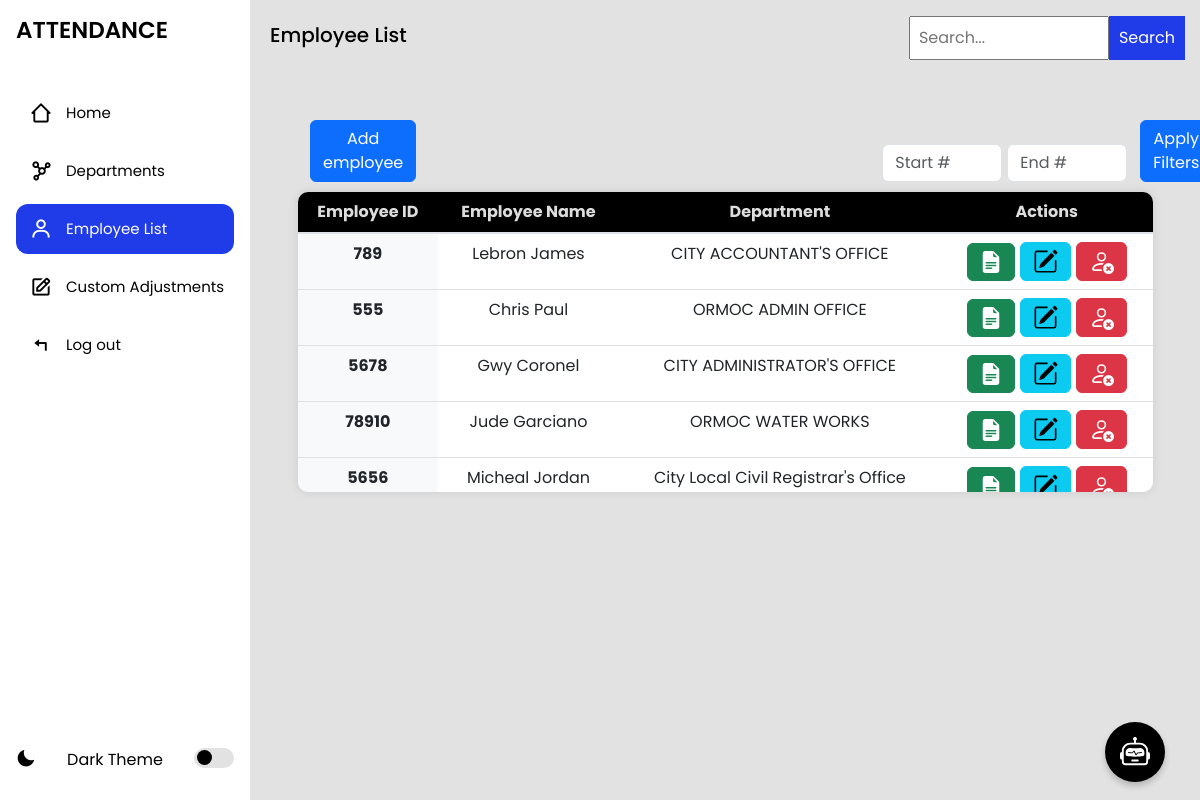
The app's page /employeelist/ (signed in), older data.
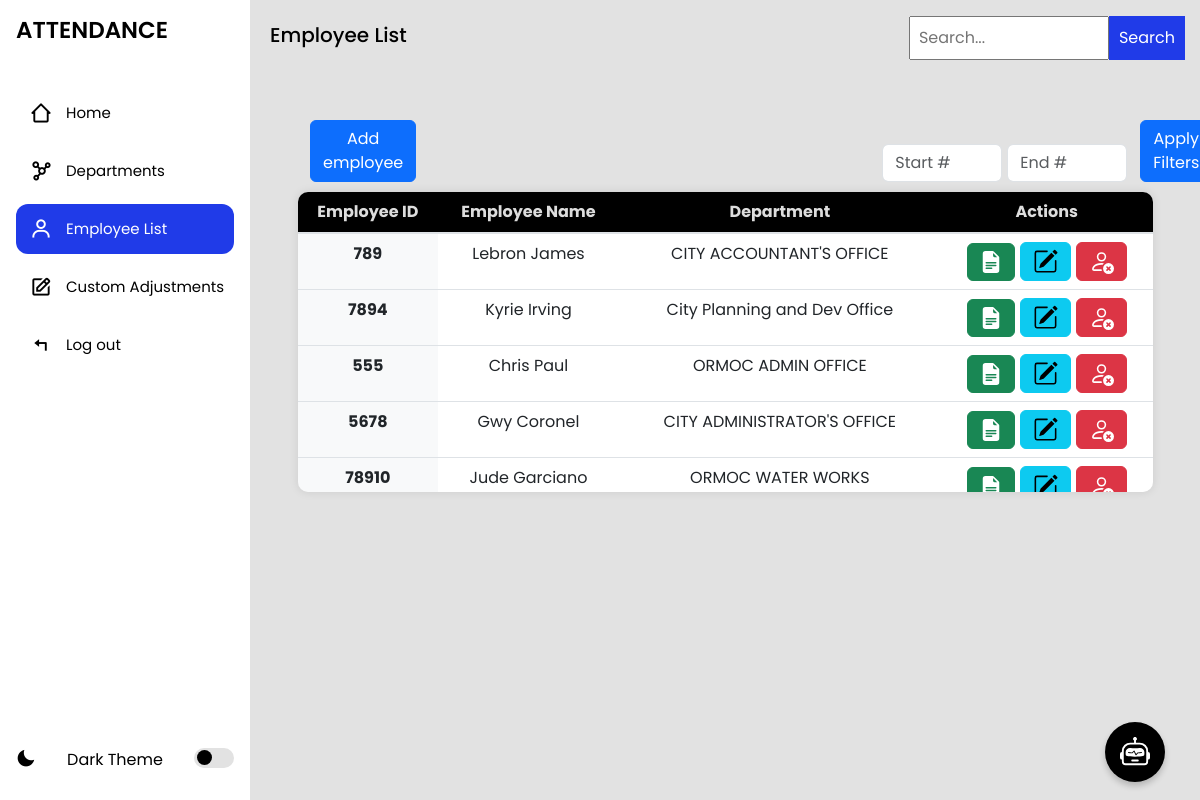
The same page, newer data.
### myapp/models.py (models this page shows, shortened)
class Employee(models.Model):
    employee_id = models.CharField(max_length=100, unique=True)
    first_name = models.CharField(max_length=120)
    last_name = models.CharField(max_length=120)
    username = models.CharField(max_length=100, unique=True, default='defaultuser')
    password = models.CharField(max_length=128, default='defaultpassword')
    department_name = models.ForeignKey(Department, on_delete=models.CASCADE, related_name='employees')
    updated = models.DateTimeField(auto_now=True)
    created = models.DateTimeField(auto_now_add=True)
    class Meta:
        ordering = ['-updated', '-created']

class Department(models.Model):
    name = models.CharField(max_length=100)
    def __str__(self):
        return self.name

### myapp/views.py (the view, shortened to what this page needs)
# urls.py: path('employeelist/', views.employeelist, name='employeelist'),
@login_required
def employeelist(request):
    search_query = request.GET.get('search', '')
    if search_query:
        employees = Employee.objects.filter(
            Q(employee_id__icontains=search_query) |
            Q(first_name__icontains=search_query) |
            Q(last_name__icontains=search_query) |
            Q(department_name__name__icontains=search_query)
        )
    else:
        employees = Employee.objects.all()
    departments = Department.objects.all()  # Fetch departments here
    context = {
        "employees": employees,
        "departments": departments,
    }
    return render(request, 'employeelist.html', context)

### myapp/templates/employeelist.html (shortened to what this page needs)
{% extends 'index.html' %}
{% block content %}
<section class="home">
    <div class="navs d-flex align-items-center justify-content-between">
    <p>Employee List</p>
<form method="GET" action="{% url 'employeelist' %}" class="search-parent">
  <input type="search" name="search" placeholder="Search..." class="search" value="{{ request.GET.search }}" />
  <button type="submit">Search</button>
</form>
</div>
<div class="topButtons">
    <div style="display: flex; align-items: end; justify-content: start;margin-left: 60px;" >
                <button type="button" class="btn btn-primary"
                data-bs-toggle="modal" data-bs-target="#signupModal">
                Add employee
                </button>
</div>
        <form id="filterRangeForm" class="ms-3" >
            <input type="number" min="1" id="startNumber" class="form-control d-inline-block" placeholder="Start #" style="width: 120px;" />
            <input type="number" min="1" id="endNumber" class="form-control d-inline-block" placeholder="End #" style="width: 120px;" />
            <button type="button" id="applyFilters" class="btn btn-primary ms-2">Apply Filters</button>
        </form>
</div>
<div class="table-container">
    <table class="table">
        <thead>
            <tr>
                <th scope="col">Employee ID</th>
                <th scope="col">Employee Name</th>
                <th scope="col">Department</th>
                <th scope="col">Actions</th>
            </tr>
        </thead>
        <tbody>
            {% for employee in employees %}
            <tr class="employeeListRow"  data-status="{{ employee.status|default:'all' }}">
                <th scope="row">{{ employee.employee_id }}</th>
                <td>{{ employee.first_name }} {{ employee.last_name }}</td>
                <td>{{ employee.department_name }}</td>
                <td>
                    <div class="btn-group" style="display: flex; flex-direction: row; align-items: center; gap: 5px; justify-content:center;">
                        <a  href="{% url 'view_employee' employee.employee_id %}">
                        <button class="btn btn-success" >
                            </button>
                        </a>
                        <a  data-bs-toggle="modal" data-bs-target="#editEmployeeModal{{ employee.id }}" role="button">
                            <button class="btn btn-info">
                        </button>
                        </a>
                        <form action="{% url 'delete_employee' employee.id %}" method="POST">
                            <button class="btn btn-danger" type="button" data-bs-toggle="modal" data-bs-target="#deleteModal-{{ employee.id }}">
                            </button>
                        </form>
                    </div>
                </td>
            </tr>
            {% empty %}
            <tr>
                <td colspan="6">Employee doesnt exist</td>
            </tr>
            {% endfor %}
        </tbody>
    </table>
</div>
</section>
{% endblock %}

Row changes from the older to the newer data that the page shows:
no longer on this page (row unchanged): Employee: employee_id "5656", first_name "Micheal", last_name "Jordan", department_name "City Local Civil Registrar's Office"
now on this page (row edited): Employee: employee_id "7894", first_name "Kyrie", last_name "Irving", department_name "City Planning and Dev Office"
